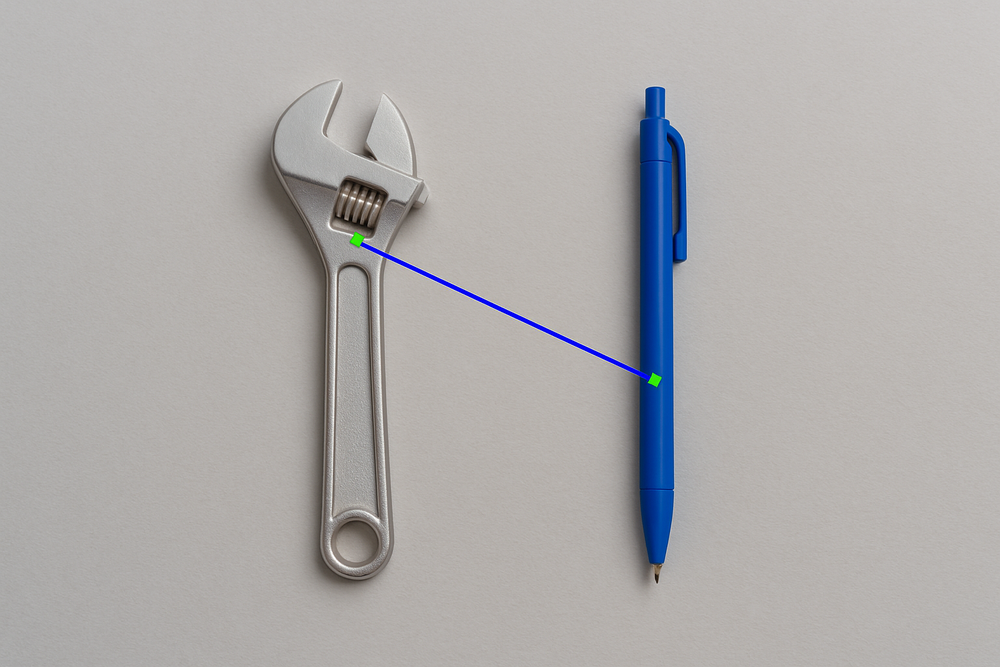
#> input picture pencil.png, 1000 x 667 px, shrunk from 1536 x 1024 before the run
$ jupyter execute 'object_path_distance (1).ipynb'
#> lines starting #> are read from the running program, lines starting #| are printed output that depends on the picture; after the words box and inside, x2 and y2 are one past the last pixel; in counts of white or black regions, pixels touching at a corner belong together
[cell 1]
import cv2
import numpy as np
import matplotlib.pyplot as plt
from scipy.spatial import distance

# Step 1: Load the image
image_path = 'pencil.png'
img = cv2.imread(image_path)
#> img is the input picture: shape (667, 1000, 3); mean B, G, R 172.3, 172.8, 175
img_rgb = cv2.cvtColor(img, cv2.COLOR_BGR2RGB)
img_gray = cv2.cvtColor(img, cv2.COLOR_BGR2GRAY)
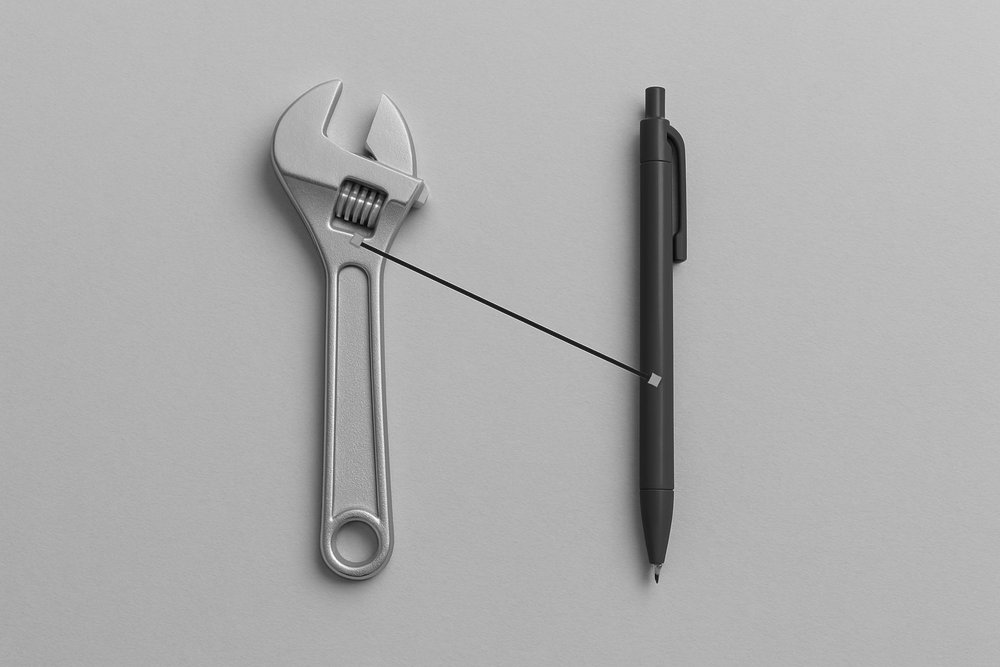
#> img_gray: shape (667, 1000); min 0, max 255, mean 173.4

# Step 2: Preprocess image (blur + binary threshold)
blurred = cv2.GaussianBlur(img_gray, (7, 7), 0)
_, thresh = cv2.threshold(blurred, 50, 255, cv2.THRESH_BINARY_INV)
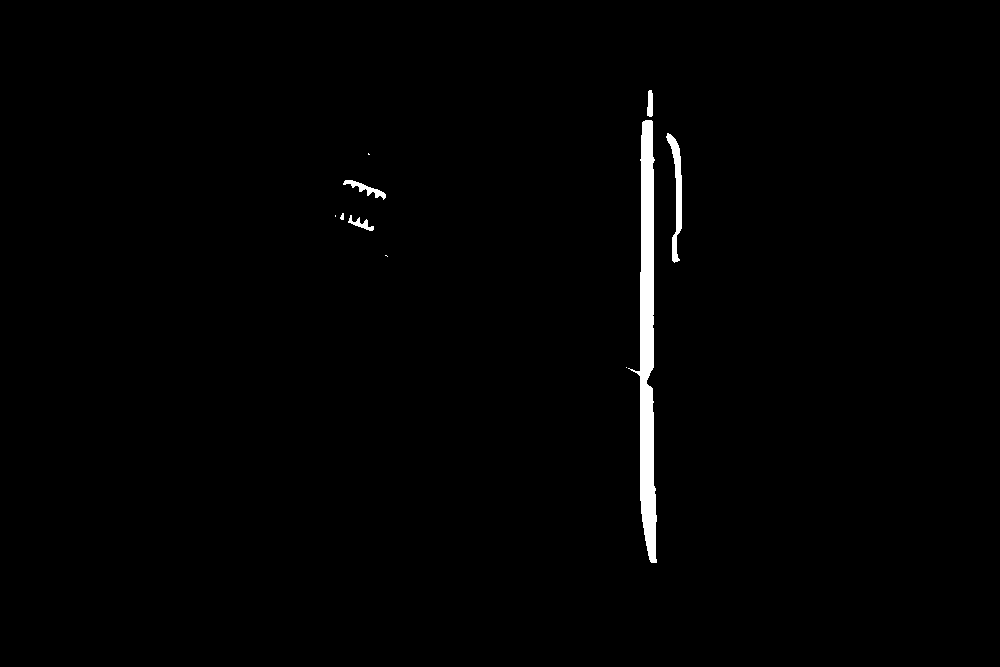
#> thresh: shape (667, 1000); 1.1% white; 10 white regions (4 under 20 px)

# Step 3: Find contours (objects)
contours, _ = cv2.findContours(thresh, cv2.RETR_EXTERNAL, cv2.CHAIN_APPROX_SIMPLE)
#> contours = 10 contours, 5 with area under 20; largest, box (x1, y1, x2, y2) and area: (628, 120, 657, 563) 5328, (666, 133, 682, 263) 666, (343, 180, 386, 200) 202, (348, 215, 374, 231) 109, (647, 90, 653, 117) 108

# Step 4: Sort and get the top 2 largest contours (apple & pencil)
contours = sorted(contours, key=cv2.contourArea, reverse=True)[:2]
#> contours = 2 contours; box (x1, y1, x2, y2) and area: (628, 120, 657, 563) 5328, (666, 133, 682, 263) 666

def get_centroid(c):
    M = cv2.moments(c)
    if M["m00"] == 0:
        return None
    cx = int(M["m10"] / M["m00"])
    cy = int(M["m01"] / M["m00"])
    return (cx, cy)

# Step 5: Get centroids
centroids = [get_centroid(c) for c in contours]
#> centroids = [(646, 341), (676, 191)]

# Step 6: Draw centroids and line
for point in centroids:
    cv2.circle(img_rgb, point, 7, (0, 255, 0), -1)
#> this loop made 2 passes
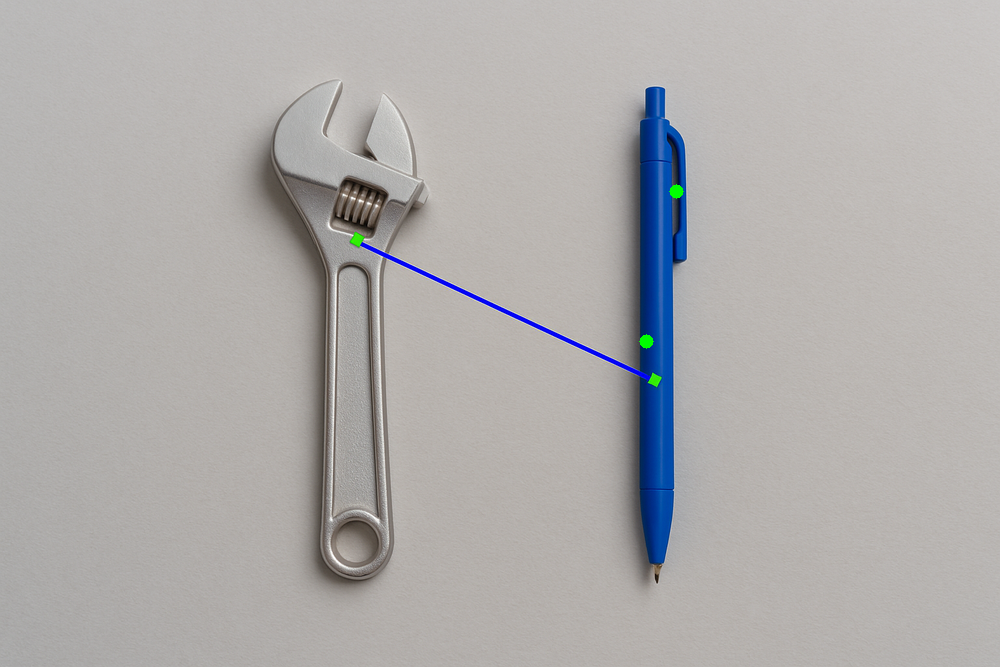
#> img_rgb: shape (667, 1000, 3); mean R, G, B 175, 172.9, 172.3

cv2.line(img_rgb, centroids[0], centroids[1], (255, 0, 0), 2)
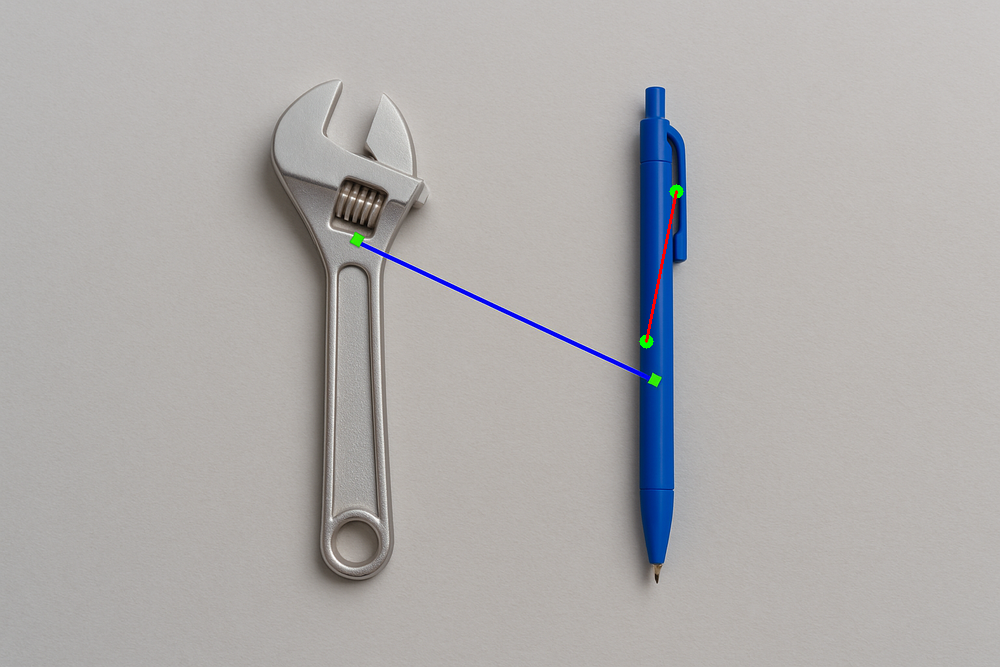
#> img_rgb: shape (667, 1000, 3); 0.07% of pixels changed, all inside (x1, y1, x2, y2) = (645, 190, 678, 343)

# Step 7: Calculate distance between objects
dist = distance.euclidean(centroids[0], centroids[1])
#> dist = 153
print(f"Distance between apple and pencil: {dist:.2f} pixels")
#| Distance between apple and pencil: 152.97 pixels

# Step 8: Show image
plt.figure(figsize=(10, 6))
plt.imshow(img_rgb)
plt.title("Detected Objects and Distance")
plt.axis('off')
plt.show()
